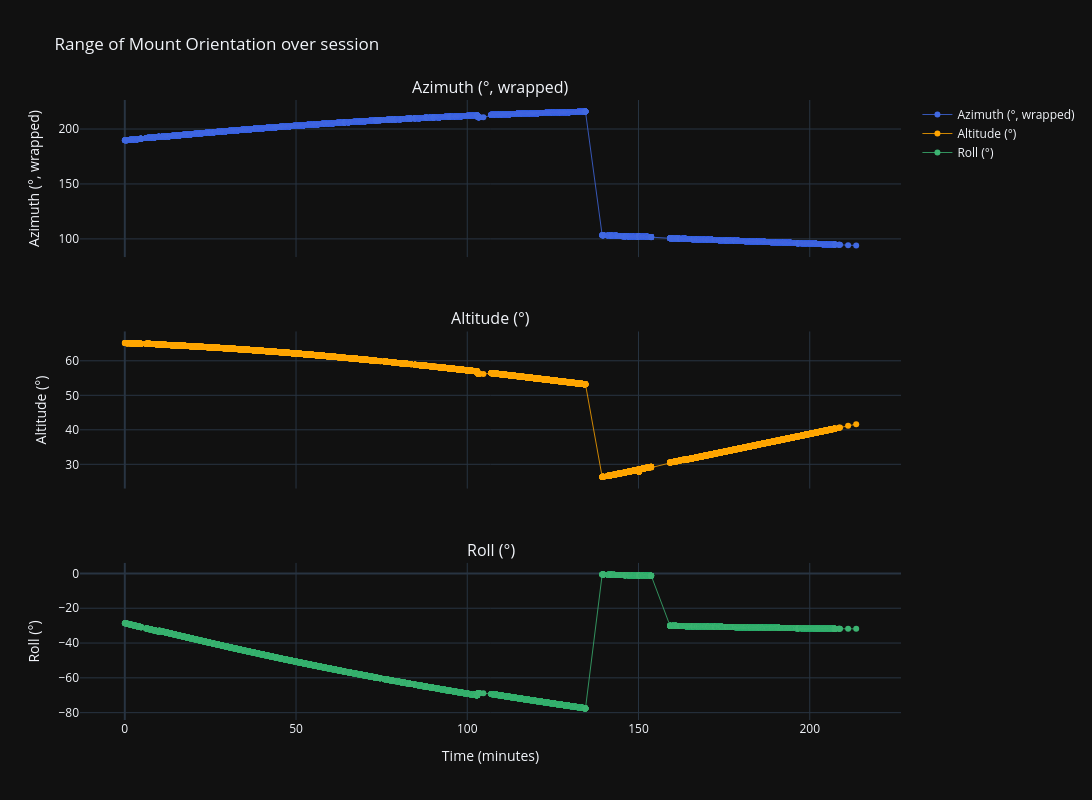

Source (notebook cell):
### Markdown cell above
# Mount Orientation (Az, Alt, Roll) vs Time

These three plots show how Azimuth, Altitude and Roll Angle are changing over the session. 
Ideally they should trace smooth curves that are following the sidereal motion. If there are large steps then consider
dividing the log file into separate sessions as the mount has likely moved to a different target.

### Code cell
# ── plot Az, Alt, Roll ───────────────────────────────────────────────────────────
xdata = df['t_sec'] / 60

def wrap_to_median(y, ref=None):
    """Re-express a circular (0-360) quantity as a signed deviation from `ref` (default: the
    data's own median), wrapped into (-180, 180] around it, then ref added back -- e.g. if
    the bulk of the samples sit near 0 but a few sit at 359, those become -1 instead of the
    0's staying put and the axis stretching out to fit 359. Using the plain numeric median
    (not a circular mean via atan2) is deliberate: atan2 always returns its result on the
    (-180, 180] branch, so a cluster that's genuinely near (say) 270 or 340 would come back
    as -90 or -20 and get added back at the *wrong* branch, pulling the whole recentered
    trace down near there instead of leaving it near 270/340. The median has no such branch
    to pick wrong -- it's just whichever raw sample sits in the middle once sorted, so as long
    as a wrap crossing is a minority of the samples (the normal case), it lands inside the
    real majority cluster on its own, wherever on the circle that happens to be. This also
    makes the trace continuous through a normal wrap -- the discontinuity was only ever in
    the 0-360 coordinate, not the mount's actual motion."""
    if ref is None:
        ref = y.median()
    return (y - ref + 180) % 360 - 180 + ref

def break_wraps(y, threshold=180):
    """NaN out a sample where it jumps by more than `threshold` degrees from the previous one
    so a line plot doesn't draw a spurious near-vertical segment straight across it. Run
    *after* wrap_to_median() -- that already makes an ordinary 0/360 wrap continuous, so
    anything still jumping this much here is a real, separate discontinuity (e.g. a slew to a
    new target -- see the markdown note above) worth flagging as a gap rather than a smooth
    line."""
    y = y.copy()
    y[y.diff().abs() > threshold] = np.nan
    return y

az_ref = df['az'].median()
print(f"Azimuth wrapped around its median ({az_ref:.2f}°)")

ydata = [
    #row, dataset,                                          name,                color
    (1,   break_wraps(wrap_to_median(df['az'], az_ref)),    'Azimuth (°, wrapped)', 'royalblue'),
    (2,   df['alt'],                                        'Altitude (°)',        'orange'),
    (3,   df['roll'],                                       'Roll (°)',            'mediumseagreen'),
]
rows = len(set([row for row, y,name,color in ydata]))
fig = make_subplots(rows=rows, cols=1, shared_xaxes=True,
    subplot_titles=[name for row, y,name,color in ydata],
    vertical_spacing=0.12)

for (row, y, name, color) in ydata:
    fig.add_trace(go.Scatter(x=xdata, y=y,
        mode='lines+markers', line=dict(color=color, width=0.8),
        name=name), row=row, col=1)
    fig.update_yaxes(title_text=name, row=row, col=1)

fig.update_xaxes(title_text='Time (minutes)', row=3, col=1)
fig.update_layout(height=800, width=1200, template="plotly_dark",
        title='Range of Mount Orientation over session')
fig.show()

### Figure 1 — Plotly figure (JSON) as saved in the notebook; plotly's stock layout.template omitted (floating-point values rounded to 4 significant figures; data arrays with more than 128 entries replaced by an {"elided": "..."} marker saying what was removed)
{"data": [{"line": {"color": "royalblue", "width": 0.8}, "mode": "lines+markers", "name": "Azimuth (°, wrapped)", "type": "scatter", "x": {"elided": "19015 float values"}, "xaxis": "x", "y": {"elided": "19015 float values"}, "yaxis": "y"}, {"line": {"color": "orange", "width": 0.8}, "mode": "lines+markers", "name": "Altitude (°)", "type": "scatter", "x": {"elided": "19015 float values"}, "xaxis": "x2", "y": {"elided": "19015 float values"}, "yaxis": "y2"}, {"line": {"color": "mediumseagreen", "width": 0.8}, "mode": "lines+markers", "name": "Roll (°)", "type": "scatter", "x": {"elided": "19015 float values"}, "xaxis": "x3", "y": {"elided": "19015 float values"}, "yaxis": "y3"}], "layout": {"annotations": [{"font": {"size": 16}, "showarrow": false, "text": "Azimuth (°, wrapped)", "x": 0.5, "xanchor": "center", "xref": "paper", "y": 1, "yanchor": "bottom", "yref": "paper"}, {"font": {"size": 16}, "showarrow": false, "text": "Altitude (°)", "x": 0.5, "xanchor": "center", "xref": "paper", "y": 0.6267, "yanchor": "bottom", "yref": "paper"}, {"font": {"size": 16}, "showarrow": false, "text": "Roll (°)", "x": 0.5, "xanchor": "center", "xref": "paper", "y": 0.2533, "yanchor": "bottom", "yref": "paper"}], "height": 800, "title": {"text": "Range of Mount Orientation over session"}, "width": 1200, "xaxis": {"anchor": "y", "domain": [0, 1], "matches": "x3", "showticklabels": false}, "xaxis2": {"anchor": "y2", "domain": [0, 1], "matches": "x3", "showticklabels": false}, "xaxis3": {"anchor": "y3", "domain": [0, 1], "title": {"text": "Time (minutes)"}}, "yaxis": {"anchor": "x", "domain": [0.7467, 1], "title": {"text": "Azimuth (°, wrapped)"}}, "yaxis2": {"anchor": "x2", "domain": [0.3733, 0.6267], "title": {"text": "Altitude (°)"}}, "yaxis3": {"anchor": "x3", "domain": [0, 0.2533], "title": {"text": "Roll (°)"}}}}
